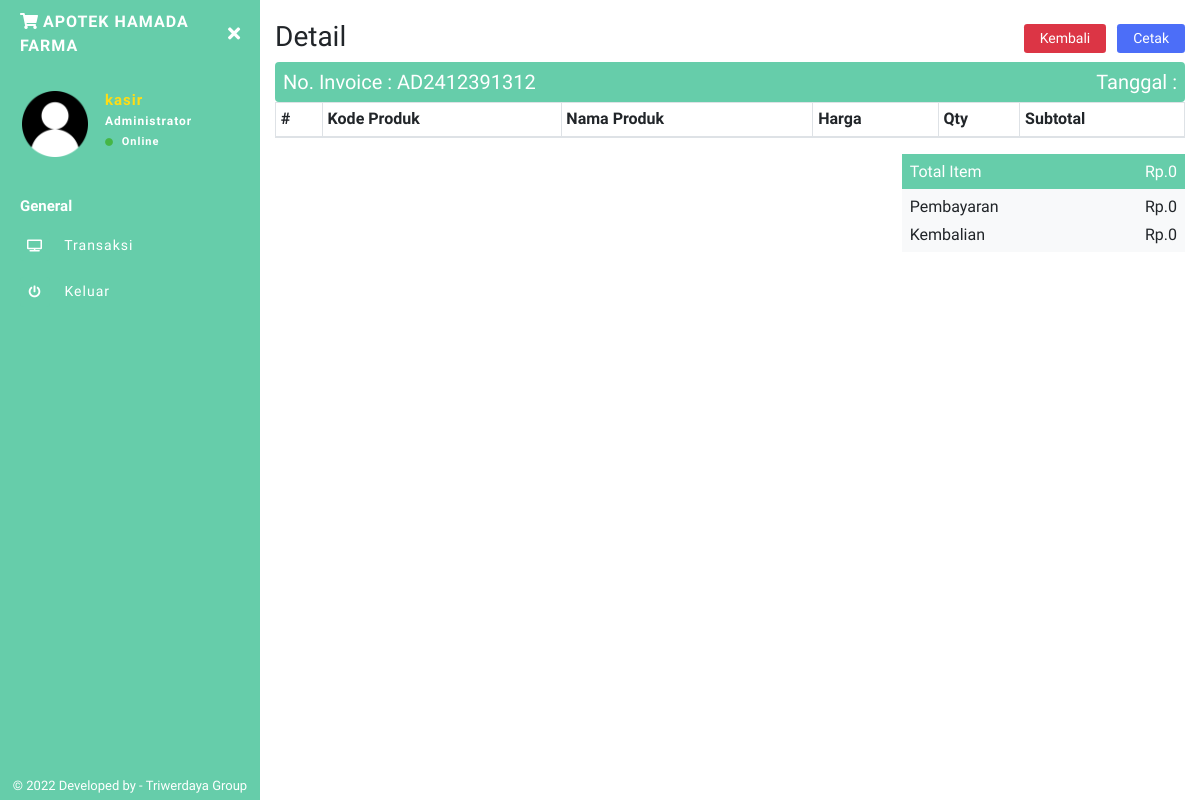
The page /apotek/kasir/invoice.php?detail=AD2412391312 (signed in) on the database as committed earlier.
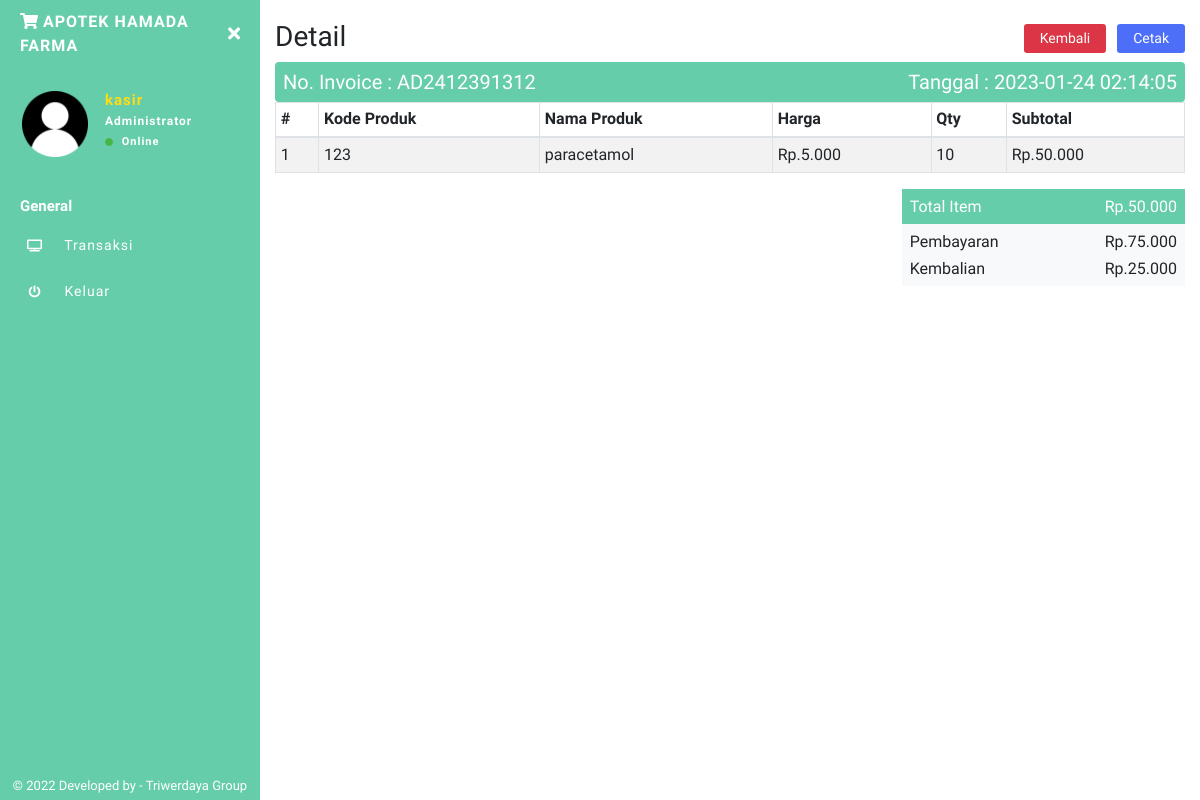
The same page on the database as committed later.
### tables this page shows
CREATE TABLE `inv` (
  `invid` int(11) NOT NULL,
  `invoice` varchar(100) NOT NULL,
  `tgl_inv` timestamp NOT NULL DEFAULT CURRENT_TIMESTAMP ON UPDATE CURRENT_TIMESTAMP,
  `pembayaran` int(11) NOT NULL,
  `kembalian` int(11) NOT NULL,
  `status` varchar(10) NOT NULL,
  `toko` varchar(255) NOT NULL
);

CREATE TABLE `laporan` (
  `idlaporan` int(11) NOT NULL,
  `invoice` varchar(100) NOT NULL,
  `kode_produk` varchar(100) NOT NULL,
  `nama_produk` varchar(100) NOT NULL,
  `harga` int(11) NOT NULL,
  `harga_modal` int(11) NOT NULL,
  `qty` int(11) NOT NULL,
  `subtotal` int(11) NOT NULL,
  `toko` varchar(255) NOT NULL
);

### apotek/kasir/invoice.php (the view, shortened to what this page needs)
<?php include 'sidebar.php'; ?>
<?php
$noinv = $_GET['detail'];
$DataInv = mysqli_fetch_array(mysqli_query($conn, "SELECT * FROM inv WHERE invoice='$noinv'"));
$Dbayar = $DataInv['pembayaran'];
$Dkembali = $DataInv['kembalian'];
$Datee = $DataInv['tgl_inv'];
?>
<h1 class="h3 mb-2">
    Detail
    <span class="float-right">
        <a href="index.php" class="btn btn-danger btn-sm px-3 mr-1">Kembali</a>
        <button type="button" class="btn btn-primary btn-sm px-3" onclick="document.title='Invoice#<?php echo $noinv ?>';window.print()">
            Cetak</button>
    </span>
</h1>
<div class="bg-purple p-2 text-white" style="border-radius:0.25rem;">
    <div class="row">
        <div class="col-lg-6">
            <h5 class="mb-0">No. Invoice : <?php echo $noinv ?></h5>
        </div>
        <div class="col-lg-6">
            <h5 class="mb-0 date-inv">Tanggal : <?php echo $Datee ?></h5>
        </div>
    </div>
</div>
<table class="table table-striped table-sm table-bordered dt-responsive nowrap print-none" id="cart" width="100%">
    <thead>
        <tr>
            <th>#</th>
            <th>Kode Produk</th>
            <th>Nama Produk</th>
            <th>Harga</th>
            <th>Qty</th>
            <th>Subtotal</th>
        </tr>
    </thead>
    <tbody>
        <?php
        $no = 1;
        $data_laporan = mysqli_query($conn, "SELECT * FROM laporan WHERE invoice='$noinv'");
        while ($d = mysqli_fetch_array($data_laporan)) {
        ?>
            <tr>
                <td><?php echo $no++; ?></td>
                <td><?php echo $d['kode_produk']; ?></td>
                <td><?php echo $d['nama_produk']; ?></td>
                <td>Rp.<?php echo ribuan($d['harga']); ?></td>
                <td><?php echo $d['qty']; ?></td>
                <td>Rp.<?php echo ribuan($d['subtotal']); ?></td>
            </tr>
        <?php } ?>
    </tbody>
</table>
<?php
$i4 = mysqli_fetch_assoc(mysqli_query($conn, "SELECT SUM(subtotal) as isub FROM laporan WHERE invoice='$noinv'"));
?>
<div class="row justify-content-end mt-1">
    <div class="col-sm-6 col-md-5 col-lg-4">
        <div class="bg-purple text-white p-2">
            <h6 class="mb-0">Total Item
                <span class="float-right">Rp.<?php echo ribuan($i4['isub']); ?></span>
            </h6>
        </div>
        <div class="bg-light p-2">
            <h6 class="mb-2">Pembayaran
                <span class="float-right">Rp.<?php echo ribuan($Dbayar); ?></span>
            </h6>
            <h6 class="mb-0">Kembalian
                <span class="float-right">Rp.<?php echo ribuan($Dkembali); ?></span>
            </h6>
        </div>
    </div>
</div>
<?php include 'footer.php'; ?>

Rows that differ between the two databases and show on the page:
added inv: tgl_inv "2023-01-24 02:14:05", pembayaran "75.000", kembalian "25.000"
added laporan: kode_produk "123", nama_produk "paracetamol", harga "5.000", qty "10", subtotal "50.000"
Other text that changed with them:
ribuan($i4['isub']): "0" → "50.000"
ribuan($Dbayar): "0" → (not shown)
ribuan($Dkembali): "0" → (not shown)
